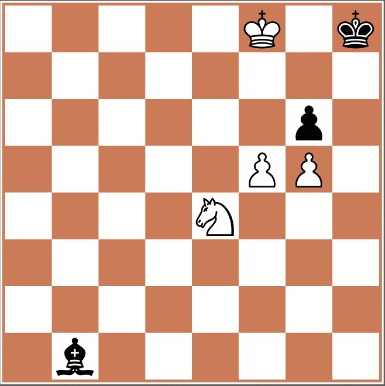
#> input picture images/board1.jpg, 385 x 386 px
$ python two_images.py
#> lines starting #> are read from the running program, lines starting #| are printed output that depends on the picture
import cv2
import numpy as np
from matplotlib import pyplot as plt

img = cv2.imread("images/board1.jpg", 0)
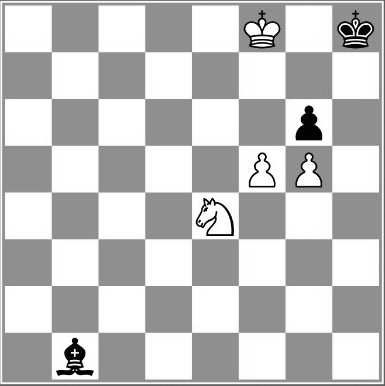
#> img: shape (386, 385); min 2, max 255, mean 193.9
edges = cv2.Canny(img, 100, 200)
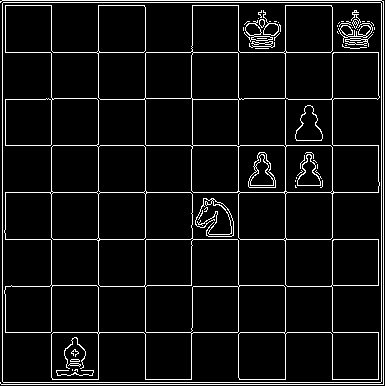
#> edges: shape (386, 385); 7% white in thin lines or dots

def subplot(ix, img, title):
    plt.subplot(ix)
    plt.imshow(img, cmap = "gray")
    plt.title(title)
    plt.xticks([])
    plt.yticks([])

subplot(221, img, "Original image")
subplot(222, edges, "Edge image")
subplot(223, edges, "Edge image")
subplot(224, edges, "Edge image")

plt.show()
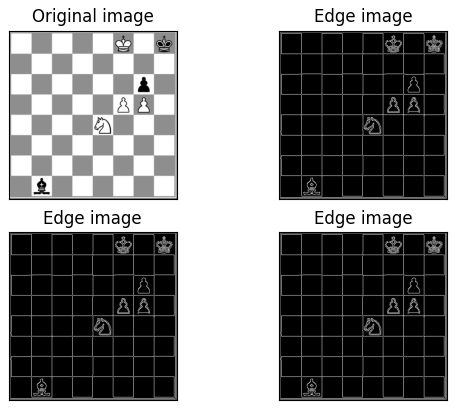
#> figure drawn by matplotlib, 4 panels

$ run again, with images/board2.jpg copied over images/board1.jpg
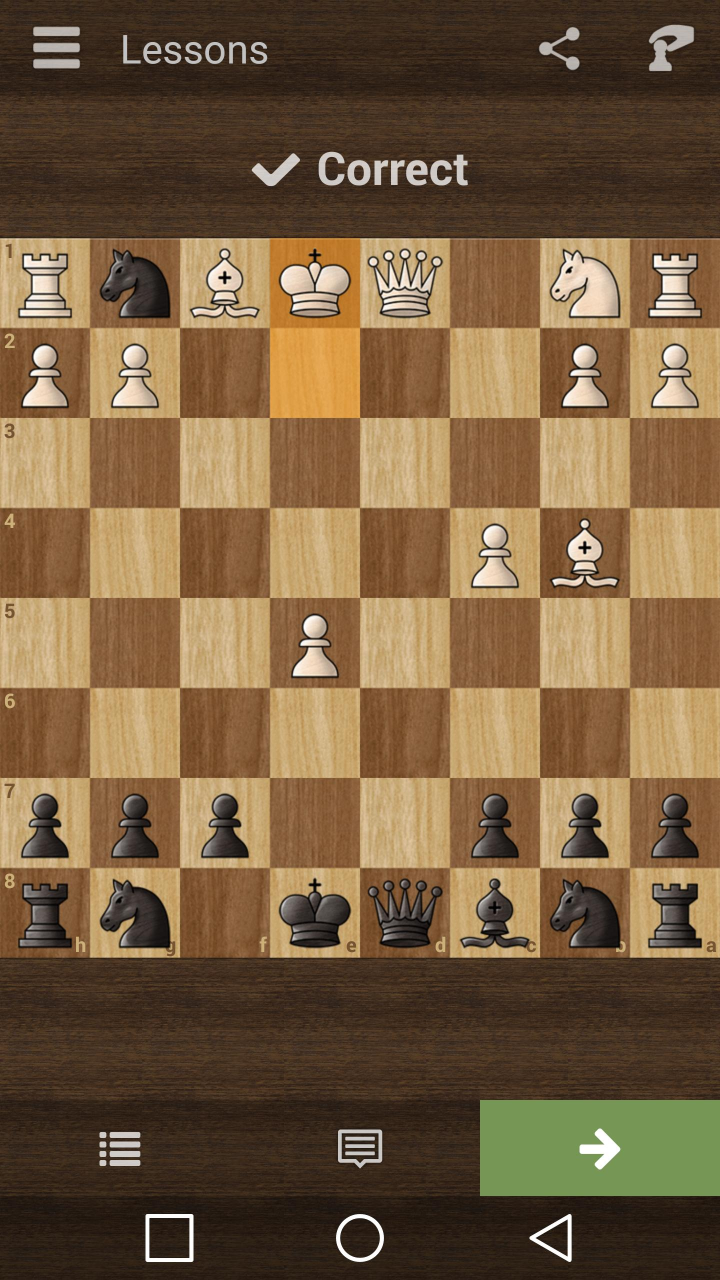
#> input picture images/board2.jpg, 1440 x 2560 px (shown at 1/2 size)
#> `edges = cv2.Canny(img, 100, 200)`:
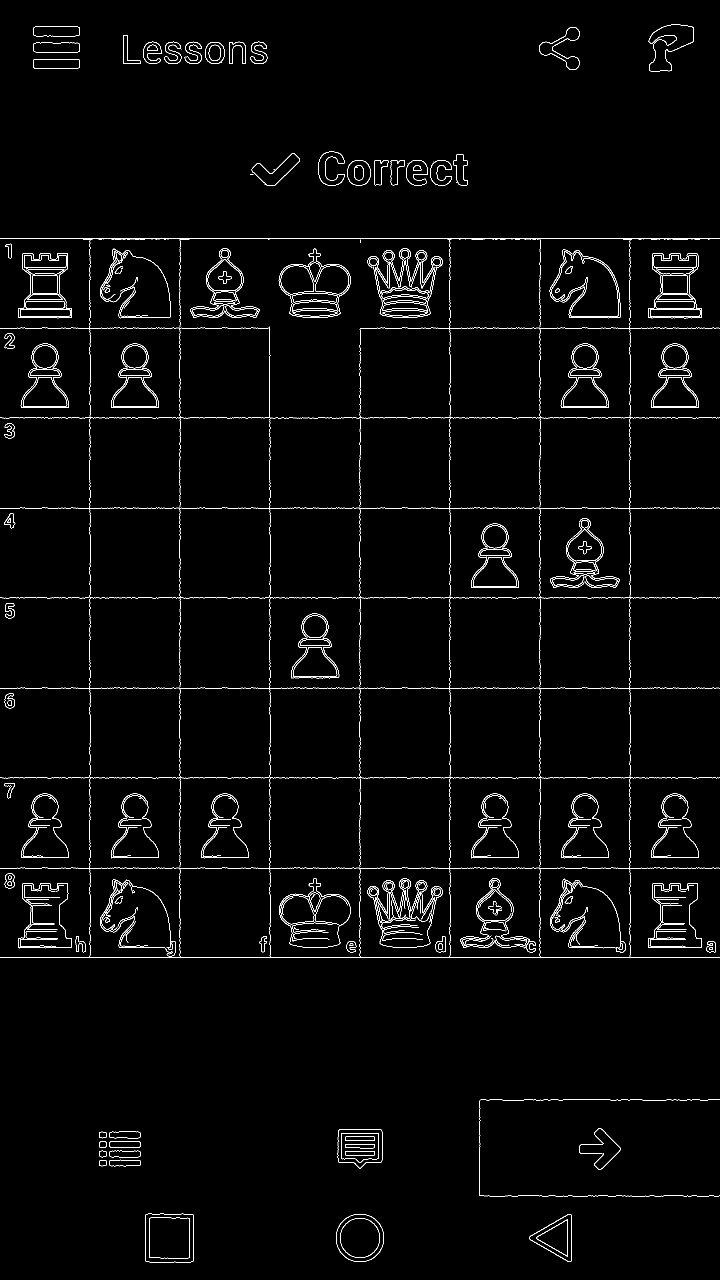
#> edges: shape (2560, 1440) (shown at 1/2 size); 2% white in thin lines or dots
#> `plt.show()`:
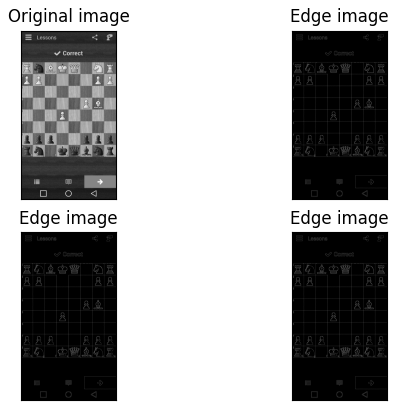
#> figure drawn by matplotlib, 4 panels
